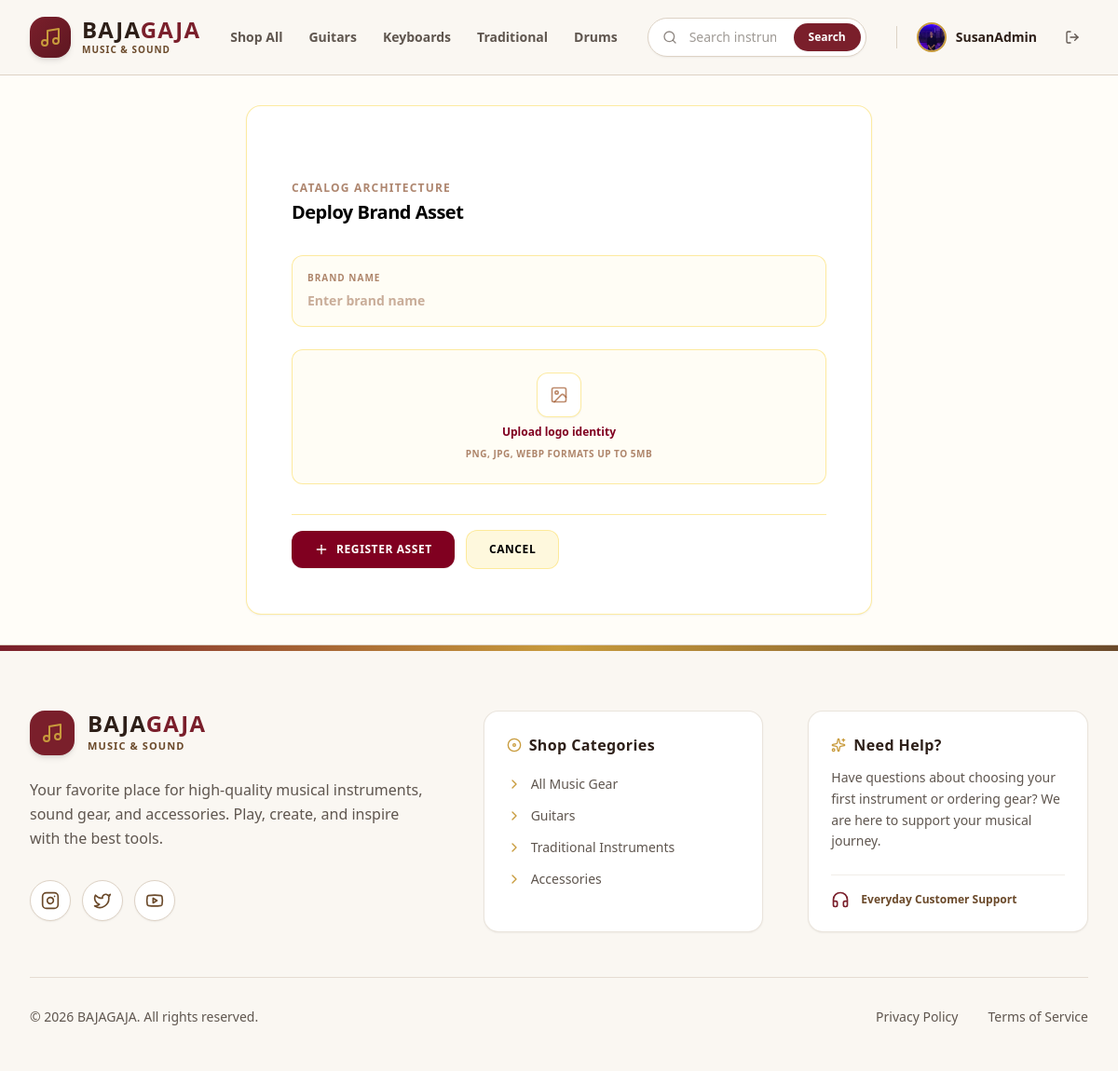
Page /brands/add/ (signed in) on the committed database.
### bg_app/models.py (models this page shows, shortened)
class User(AbstractUser):
    phone = models.CharField(max_length=20, blank=True)
    address = models.TextField(blank=True)
    profile_picture = models.ImageField(upload_to='images/user/', blank=True, null=True)

### bg_app/views/brands_view.py (the view, shortened to what this page needs)
# urls.py: path('brands/add/', add_brand_view, name='add_brand'),
@login_required
def add_brand_view(request):
    if not request.user.is_staff:
        messages.error(request, "You are not authorized to access this page.")
        return redirect('/')
    errors = {}
    return render(request, 'main/add_brand_page.html')

### bg_app/templates/main/add_brand_page.html (shortened to what this page needs)
<!DOCTYPE html>
<html lang="en">
<head>
    {% load static %}
    <link href="{% static 'css/styles.css' %}" rel="stylesheet" />
</head>
<body class="bg-amber-50/30 font-sans min-h-screen flex flex-col text-amber-950">
    {% include 'components/_navbar.html' %}
    <main class="flex-grow flex items-center justify-center p-4 sm:p-6 lg:p-8">
        <form method="POST" enctype="multipart/form-data" class="w-full max-w-2xl bg-white border border-amber-200/80 rounded-2xl overflow-hidden shadow-sm p-8 lg:p-12 space-y-8">
            <div>
                <h2 class="text-xs font-bold uppercase tracking-widest text-amber-900/60 mb-1">Catalog Architecture</h2>
                <p class="text-xl font-black text-amber-950 tracking-tight">Deploy Brand Asset</p>
            </div>
            <div class="space-y-6">
                <div class="bg-amber-50/50 border border-amber-200/80 p-4 rounded-xl focus-within:border-[#800020] transition-colors">
                    <label for="id_name" class="text-[10px] font-bold uppercase tracking-widest text-amber-900/60 block mb-1">Brand Name</label>
                    <input type="text" id="id_name" name="name" value="{{ data.name|default:'' }}" maxlength="255" placeholder="Enter brand name" class="w-full bg-transparent text-sm font-semibold text-amber-950 focus:outline-none placeholder-amber-900/40">
                </div>
                <div class="bg-amber-50/50 border border-amber-200/80 p-6 rounded-xl flex flex-col items-center justify-center text-center group transition-colors relative">
                    <div class="space-y-2">
                        <div class="w-12 h-12 rounded-xl bg-white border border-amber-200/80 flex items-center justify-center text-amber-800/60 mx-auto group-hover:border-[#800020] transition-colors shadow-sm">
                            <i data-lucide="image" class="w-5 h-5 text-amber-800/60"></i>
                        </div>
                        <div class="flex text-xs text-amber-900/80 justify-center">
                            <label for="id_logo" class="relative cursor-pointer rounded-md font-bold text-[#800020] hover:text-[#5c0017] focus-within:outline-none">
                                <span>Upload logo identity</span>
                            </label>
                        </div>
                        <p class="text-[10px] text-amber-900/60 uppercase tracking-wider font-semibold">PNG, JPG, WEBP formats up to 5MB</p>
                    </div>
                </div>
            </div>
            <div class="flex items-center gap-3 pt-4 border-t border-amber-200/80">
                <button type="submit" class="flex-grow sm:flex-none bg-[#800020] hover:bg-[#5c0017] text-white font-bold py-3 px-6 rounded-xl transition-all flex items-center justify-center gap-2 text-xs uppercase tracking-wider shadow-sm active:scale-95">
                    <i data-lucide="plus" class="w-4 h-4"></i>
                    Register Asset
                </button>
                <a href="/dashboard/admin/?section=brand-management" class="flex-grow sm:flex-none bg-amber-100/60 hover:bg-amber-100 text-amber-950 font-bold py-3 px-6 rounded-xl transition-all flex items-center justify-center gap-2 text-xs uppercase tracking-wider border border-amber-200/80 active:scale-95">
                    Cancel
                </a>
            </div>
        </form>
    </main>
    {% include 'components/_footer.html' %}
</body>
</html>

### bg_app/templates/components/_navbar.html (shortened to what this page needs)
<header class="sticky top-0 z-50 bg-[#FAF7F2]/95 backdrop-blur-lg border-b border-[#DDD2C5] font-sans">
  <div class="max-w-7xl mx-auto px-4 sm:px-6 lg:px-8">
    <div class="flex items-center justify-between h-20 gap-4 lg:gap-8">
      <div class="flex items-center gap-8">
        <a href="/" class="flex items-center gap-3 group shrink-0">
          <div class="w-11 h-11 rounded-2xl bg-gradient-to-br from-[#7A1F2B] to-[#5E1721] text-[#FFFFFF] flex items-center justify-center shadow-md group-hover:scale-105 transition-all duration-300">
            <i data-lucide="music" class="w-6 h-6 text-[#C89B3C]"></i>
          </div>
          <div class="flex flex-col">
            <span class="text-2xl font-black tracking-wider text-[#2D1F18] leading-none">BAJA<span class="text-[#7A1F2B]">GAJA</span></span>
            <span class="text-[10px] font-bold text-[#6B4A2B] tracking-widest uppercase mt-0.5">Music & Sound</span>
          </div>
        </a>
        <nav class="hidden md:flex items-center gap-7 text-sm font-semibold text-[#5F564F]">
          <a href="/products/" class="hover:text-[#7A1F2B] transition-all py-1 relative after:absolute after:bottom-0 after:left-0 after:w-0 after:h-0.5 after:bg-[#7A1F2B] hover:after:w-full after:transition-all">Shop All</a>
          <a href="/products/?category=guitars" class="hover:text-[#7A1F2B] transition-all py-1 relative after:absolute after:bottom-0 after:left-0 after:w-0 after:h-0.5 after:bg-[#7A1F2B] hover:after:w-full after:transition-all">Guitars</a>
          <a href="/products/?category=keyboards" class="hover:text-[#7A1F2B] transition-all py-1 relative after:absolute after:bottom-0 after:left-0 after:w-0 after:h-0.5 after:bg-[#7A1F2B] hover:after:w-full after:transition-all">Keyboards</a>
          <a href="/products/?category=traditional" class="hover:text-[#7A1F2B] transition-all py-1 relative after:absolute after:bottom-0 after:left-0 after:w-0 after:h-0.5 after:bg-[#7A1F2B] hover:after:w-full after:transition-all">Traditional</a>
          <a href="/products/?category=drums" class="hover:text-[#7A1F2B] transition-all py-1 relative after:absolute after:bottom-0 after:left-0 after:w-0 after:h-0.5 after:bg-[#7A1F2B] hover:after:w-full after:transition-all">Drums</a>
        </nav>
      </div>
      <div class="flex-1 max-w-md hidden sm:block">
        <form action="/products/" method="GET" class="relative group">
          <input type="text" name="search" value="{{ request.GET.search }}" placeholder="Search instruments, gear..."
            class="w-full bg-[#FFFFFF] border border-[#DDD2C5] rounded-full pl-11 pr-24 py-2.5 text-sm text-[#2D1F18] placeholder-[#5F564F]/60 focus:outline-none focus:border-[#7A1F2B] focus:ring-2 focus:ring-[#7A1F2B]/20 shadow-sm transition-all">
          <div class="absolute inset-y-0 left-0 pl-4 flex items-center pointer-events-none text-[#5F564F]/70 group-focus-within:text-[#7A1F2B]">
          </div>
          <button type="submit" class="absolute inset-y-1.5 right-1.5 px-4 bg-[#7A1F2B] hover:bg-[#5E1721] text-[#FFFFFF] text-xs font-semibold rounded-full flex items-center justify-center transition-all shadow-sm">
            Search
          </button>
        </form>
      </div>
      <div class="flex items-center gap-3 sm:gap-4">
        {% if user.is_authenticated %}
          <div class="flex items-center gap-2">
            <a href="/profile/" class="flex items-center gap-2.5 group p-1 pr-3 rounded-full hover:bg-[#FFFFFF] transition-all border border-transparent hover:border-[#DDD2C5]">
              {% if user.profile_picture %}
                <img src="{{ user.profile_picture.url }}" alt="Profile" class="w-8 h-8 rounded-full object-cover border-2 border-[#C89B3C]">
              {% else %}
                <div class="w-8 h-8 rounded-full bg-[#FAF7F2] border-2 border-[#C89B3C] flex items-center justify-center text-[#7A1F2B]">
                  <i data-lucide="user" class="w-4 h-4"></i>
                </div>
              {% endif %}
              <span class="text-sm font-semibold hidden lg:block text-[#2D1F18] group-hover:text-[#7A1F2B] transition-colors">{{ user.username }}</span>
            </a>
            <form action="/logout/" method="POST" class="inline">
              <button type="submit" class="p-2 text-[#5F564F] hover:text-[#B4473A] hover:bg-[#FFFFFF] rounded-full border border-transparent hover:border-[#DDD2C5] transition-colors" title="Log Out">
                <i data-lucide="log-out" class="w-4 h-4"></i>
              </button>
            </form>
          </div>
        {% endif %}
      </div>
    </div>
  </div>
</header>

### rows in the picture
User: profile_picture (picture), username "SusanAdmin"
